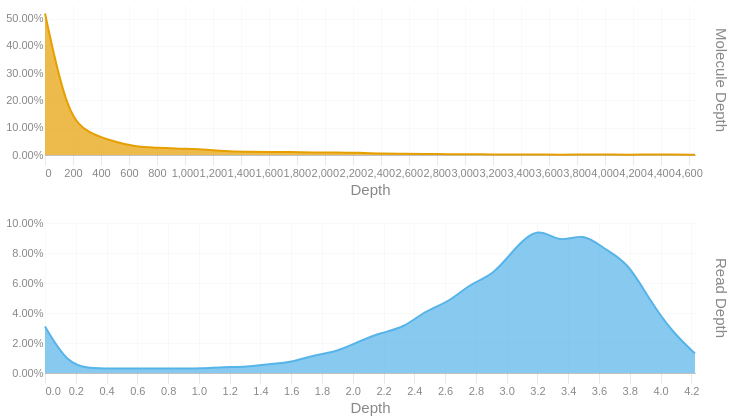

The cell this chart's notebook holds for it:
### Code cell
readdep = depth_hist(tb['Read Depth'], q99, 3)
readdep = readdep.with_columns(pl.lit('Read Depth').alias('Metric'))
if not SKIPLR:
    moldep = depth_hist(tb['Molecule Depth'], mol_q99, 1)
    moldep = moldep.with_columns(pl.lit('Molecule Depth').alias('Metric'))
    _hist = pl.concat([readdep, moldep])
    _hist = _hist.filter(pl.col('Proportion') != 0)
    with SafeRender(_hist):
        (
            alt.Chart(_hist)        
            .mark_area(interpolate = "basis")
            .encode(
                x=alt.X('Bin:Q').scale(domainMin=0).axis(alt.Axis(title='Depth')),
                y = alt.Y('Proportion:Q', title = None).axis(format = '.2%'),
                color = alt.Color('Metric:N').legend(None),
                row = alt.Row("Metric:N").header(title = None, labelOrient = 'right'),
                tooltip = [
                    alt.Tooltip("Metric:N", title = "Metric"),
                    alt.Tooltip('Interval:N', title = "Depth Interval"),
                    alt.Tooltip('Proportion:Q', title = "% Alignments").format('.2%')
                ]
            )
            .resolve_scale(x='independent', y='independent')
            .properties(
                height = 150, width = 650,
                usermeta={'embedOptions': {'downloadFileName': f'{samplename}.depth.hist'}}
            )
        ).display()
else:
    readdep = readdep.filter(pl.col('Proportion') != 0)
    with SafeRender(readdep):
        (
            alt.Chart(readdep)        
            .mark_area(interpolate = "basis")
            .encode(
                x=alt.X('Bin:Q').scale(domainMin=0).axis(alt.Axis(title='Depth')),
                y = alt.Y('Proportion:Q', title = None).axis(format = '.2%'),
                tooltip = [
                    alt.Tooltip('Interval:N', title = "Depth Interval"),
                    alt.Tooltip('Proportion:Q', title = "% Alignments").format('.2%')
                ]
            )
            .properties(
                usermeta={'embedOptions': {'downloadFileName': f'{samplename}.depth.hist'}}
            )
        ).display()

### Figure 1 — Vega-Lite specification as saved in the notebook (floating-point values rounded to 4 significant figures)
{"width": 650, "height": 150, "config": {"title": {"anchor": "start", "dy": -15, "fontSize": 18, "color": "#888888", "subtitleColor": "#888888", "subtitleFontSize": 14}, "arc": {"fill": "#0072B2"}, "axis": {"domainColor": "#888888", "domainWidth": 0.5, "gridWidth": 0.2, "grid": false, "titleFontWeight": 400, "titleFontSize": 15, "labelFontSize": 11, "labelColor": "#888888", "tickColor": "#888888", "tickWidth": 0.2, "titleColor": "#888888"}, "axisBand": {"grid": false}, "axisX": {"grid": true, "tickSize": 10, "domainCap": "round"}, "axisY": {"domain": false, "grid": true, "tickSize": 0, "domainCap": "round"}, "background": "transparent", "header": {"labelFontSize": 15, "labelColor": "#888888", "titleFontSize": 15, "titleFontWeight": 600, "titleColor": "#888888"}, "legend": {"labelFont": "sans-serif", "labelFontSize": 12, "labelColor": "#888888", "symbolSize": 100, "symbolType": "circle", "titleFontSize": 12, "titlePadding": 10, "titleColor": "#888888", "title": null}, "range": {"category": ["#E69F00", "#56B4E9", "#009E73", "#F0E442", "#0072B2", "#D55E00", "#CC79A7", "#000000"], "diverging": ["#cfe8f3", "#a2d4ec", "#73bfe2", "#46abdb", "#1696d2", "#12719e"]}, "area": {"fill": "#0072B2", "fillOpacity": 0.7, "line": true, "strokeOpacity": 0.7}, "line": {"color": "#0072B2", "stroke": "#0072B2", "strokeWidth": 2}, "trail": {"color": "#0072B2", "stroke": "#0072B2", "strokeWidth": 0, "size": 1}, "point": {"filled": true, "fillOpacity": 1.0, "size": 95}, "text": {"color": "#888888", "fontSize": 11, "align": "right", "fontWeight": 400, "size": 11}, "bar": {"fill": "#0072B2", "stroke": null}, "view": {"stroke": null, "continuousWidth": 660, "continuousHeight": 400}}, "data": {"name": "data-4f9145fe5df5fbca3e76a314dd9a1776"}, "mark": {"type": "area", "interpolate": "basis"}, "encoding": {"color": {"field": "Metric", "legend": null, "type": "nominal"}, "row": {"field": "Metric", "header": {"title": null, "labelOrient": "right"}, "type": "nominal"}, "tooltip": [{"field": "Metric", "title": "Metric", "type": "nominal"}, {"field": "Interval", "title": "Depth Interval", "type": "nominal"}, {"field": "Proportion", "format": ".2%", "title": "% Alignments", "type": "quantitative"}], "x": {"axis": {"title": "Depth"}, "field": "Bin", "scale": {"domainMin": 0}, "type": "quantitative"}, "y": {"axis": {"format": ".2%"}, "field": "Proportion", "title": null, "type": "quantitative"}}, "resolve": {"scale": {"x": "independent", "y": "independent"}}, "usermeta": {"embedOptions": {"downloadFileName": "S6_Musquodoboit_1546.depth.hist"}}, "$schema": "https://vega.github.io/schema/vega-lite/v6.1.0.json", "datasets": {"data-4f9145fe5df5fbca3e76a314dd9a1776": [{"Bin": 0.0, "Interval": "0.0-0.146", "Proportion": 0.031, "Metric": "Read Depth"}, {"Bin": 0.146, "Interval": "0.146-0.291", "Proportion": 0.006, "Metric": "Read Depth"}, {"Bin": 0.291, "Interval": "0.291-0.437", "Proportion": 0.003, "Metric": "Read Depth"}, {"Bin": 0.437, "Interval": "0.437-0.583", "Proportion": 0.003, "Metric": "Read Depth"}, {"Bin": 0.583, "Interval": "0.583-0.728", "Proportion": 0.003, "Metric": "Read Depth"}, {"Bin": 0.728, "Interval": "0.728-0.874", "Proportion": 0.003, "Metric": "Read Depth"}, {"Bin": 0.874, "Interval": "0.874-1.02", "Proportion": 0.003, "Metric": "Read Depth"}, {"Bin": 1.02, "Interval": "1.02-1.165", "Proportion": 0.003, "Metric": "Read Depth"}, {"Bin": 1.165, "Interval": "1.165-1.311", "Proportion": 0.004, "Metric": "Read Depth"}, {"Bin": 1.311, "Interval": "1.311-1.457", "Proportion": 0.004, "Metric": "Read Depth"}, {"Bin": 1.457, "Interval": "1.457-1.602", "Proportion": 0.006, "Metric": "Read Depth"}, {"Bin": 1.602, "Interval": "1.602-1.748", "Proportion": 0.007, "Metric": "Read Depth"}, {"Bin": 1.748, "Interval": "1.748-1.894", "Proportion": 0.012, "Metric": "Read Depth"}, {"Bin": 1.894, "Interval": "1.894-2.039", "Proportion": 0.014, "Metric": "Read Depth"}, {"Bin": 2.039, "Interval": "2.039-2.185", "Proportion": 0.021, "Metric": "Read Depth"}, {"Bin": 2.185, "Interval": "2.185-2.331", "Proportion": 0.027, "Metric": "Read Depth"}, {"Bin": 2.331, "Interval": "2.331-2.476", "Proportion": 0.03, "Metric": "Read Depth"}, {"Bin": 2.476, "Interval": "2.476-2.622", "Proportion": 0.042, "Metric": "Read Depth"}, {"Bin": 2.622, "Interval": "2.622-2.768", "Proportion": 0.047, "Metric": "Read Depth"}, {"Bin": 2.768, "Interval": "2.768-2.913", "Proportion": 0.06, "Metric": "Read Depth"}, {"Bin": 2.913, "Interval": "2.913-3.059", "Proportion": 0.065, "Metric": "Read Depth"}, {"Bin": 3.059, "Interval": "3.059-3.205", "Proportion": 0.084, "Metric": "Read Depth"}, {"Bin": 3.205, "Interval": "3.205-3.35", "Proportion": 0.098, "Metric": "Read Depth"}, {"Bin": 3.35, "Interval": "3.35-3.496", "Proportion": 0.086, "Metric": "Read Depth"}, {"Bin": 3.496, "Interval": "3.496-3.642", "Proportion": 0.094, "Metric": "Read Depth"}, {"Bin": 3.642, "Interval": "3.642-3.787", "Proportion": 0.082, "Metric": "Read Depth"}, {"Bin": 3.787, "Interval": "3.787-3.933", "Proportion": 0.074, "Metric": "Read Depth"}, {"Bin": 3.933, "Interval": "3.933-4.079", "Proportion": 0.048, "Metric": "Read Depth"}, {"Bin": 4.079, "Interval": "4.079-4.224", "Proportion": 0.027, "Metric": "Read Depth"}, {"Bin": 4.224, "Interval": "4.224-4.37", "Proportion": 0.013, "Metric": "Read Depth"}, {"Bin": 0.0, "Interval": "0.0-160.2", "Proportion": 0.519, "Metric": "Molecule Depth"}, {"Bin": 160.2, "Interval": "160.2-320.4", "Proportion": 0.139, "Metric": "Molecule Depth"}, {"Bin": 320.4, "Interval": "320.4-480.6", "Proportion": 0.078, "Metric": "Molecule Depth"}, {"Bin": 480.6, "Interval": "480.6-640.8", "Proportion": 0.051, "Metric": "Molecule Depth"}, {"Bin": 640.8, "Interval": "640.8-801.0", "Proportion": 0.03, "Metric": "Molecule Depth"}, {"Bin": 801.0, "Interval": "801.0-961.3", "Proportion": 0.027, "Metric": "Molecule Depth"}, {"Bin": 961.3, "Interval": "961.3-1121.5", "Proportion": 0.023, "Metric": "Molecule Depth"}, {"Bin": 1122.0, "Interval": "1121.5-1281.7", "Proportion": 0.021, "Metric": "Molecule Depth"}, {"Bin": 1282.0, "Interval": "1281.7-1441.9", "Proportion": 0.014, "Metric": "Molecule Depth"}, {"Bin": 1442.0, "Interval": "1441.9-1602.1", "Proportion": 0.012, "Metric": "Molecule Depth"}, {"Bin": 1602.0, "Interval": "1602.1-1762.3", "Proportion": 0.011, "Metric": "Molecule Depth"}, {"Bin": 1762.0, "Interval": "1762.3-1922.5", "Proportion": 0.011, "Metric": "Molecule Depth"}, {"Bin": 1922.0, "Interval": "1922.5-2082.7", "Proportion": 0.009, "Metric": "Molecule Depth"}, {"Bin": 2083.0, "Interval": "2082.7-2242.9", "Proportion": 0.01, "Metric": "Molecule Depth"}, {"Bin": 2243.0, "Interval": "2242.9-2403.1", "Proportion": 0.008, "Metric": "Molecule Depth"}, {"Bin": 2403.0, "Interval": "2403.1-2563.3", "Proportion": 0.005, "Metric": "Molecule Depth"}, {"Bin": 2563.0, "Interval": "2563.3-2723.5", "Proportion": 0.005, "Metric": "Molecule Depth"}, {"Bin": 2724.0, "Interval": "2723.5-2883.8", "Proportion": 0.004, "Metric": "Molecule Depth"}, {"Bin": 2884.0, "Interval": "2883.8-3044.0", "Proportion": 0.003, "Metric": "Molecule Depth"}, {"Bin": 3044.0, "Interval": "3044.0-3204.2", "Proportion": 0.003, "Metric": "Molecule Depth"}, {"Bin": 3204.0, "Interval": "3204.2-3364.4", "Proportion": 0.002, "Metric": "Molecule Depth"}, {"Bin": 3364.0, "Interval": "3364.4-3524.6", "Proportion": 0.002, "Metric": "Molecule Depth"}, {"Bin": 3525.0, "Interval": "3524.6-3684.8", "Proportion": 0.002, "Metric": "Molecule Depth"}, {"Bin": 3685.0, "Interval": "3684.8-3845.0", "Proportion": 0.001, "Metric": "Molecule Depth"}, {"Bin": 3845.0, "Interval": "3845.0-4005.2", "Proportion": 0.002, "Metric": "Molecule Depth"}, {"Bin": 4005.0, "Interval": "4005.2-4165.4", "Proportion": 0.002, "Metric": "Molecule Depth"}, {"Bin": 4165.0, "Interval": "4165.4-4325.6", "Proportion": 0.001, "Metric": "Molecule Depth"}, {"Bin": 4326.0, "Interval": "4325.6-4485.8", "Proportion": 0.002, "Metric": "Molecule Depth"}, {"Bin": 4486.0, "Interval": "4485.8-4646.1", "Proportion": 0.002, "Metric": "Molecule Depth"}, {"Bin": 4646.0, "Interval": "4646.1-4806.26", "Proportion": 0.001, "Metric": "Molecule Depth"}]}}
